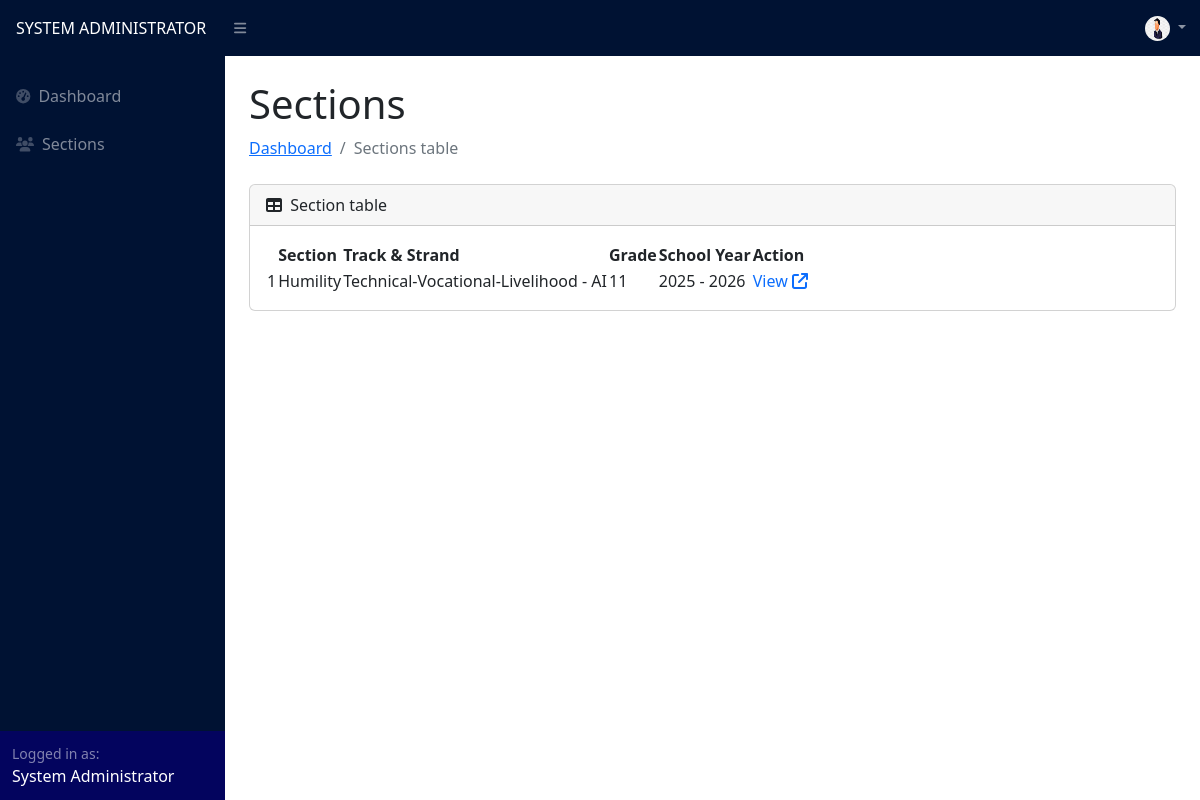
/registrar/section_table.php (signed in), run on an earlier commit of the app's database.
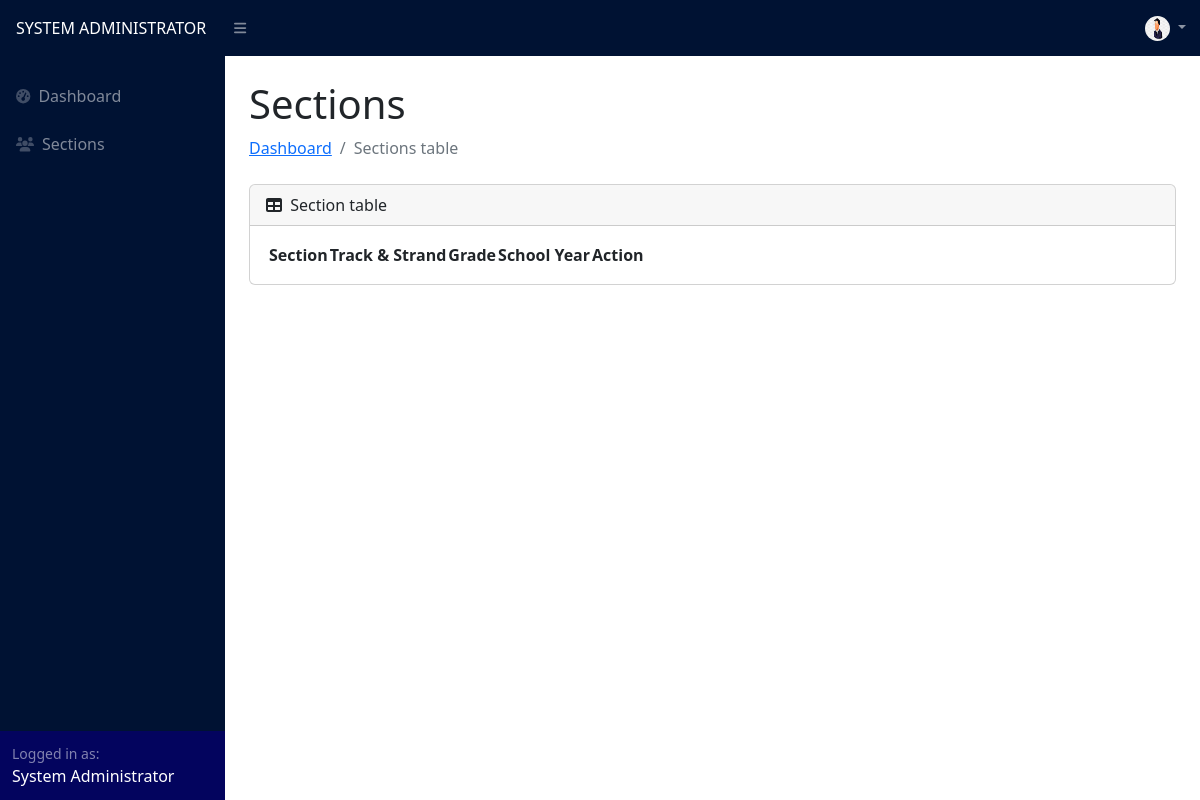
And on a later commit of the database.
### tables this page shows
CREATE TABLE `user` (
  `id` int(11) NOT NULL,
  `username` varchar(255) NOT NULL,
  `password` varchar(255) NOT NULL,
  `password2` varchar(255) NOT NULL,
  `name` varchar(255) NOT NULL,
  `user_type` varchar(255) NOT NULL,
  `section` varchar(255) NOT NULL,
  `status` varchar(255) NOT NULL,
  `profile_picture` varchar(50) NOT NULL
);

CREATE TABLE `section` (
  `id` int(11) NOT NULL,
  `name` varchar(255) NOT NULL,
  `track` varchar(255) NOT NULL,
  `strand` varchar(255) NOT NULL,
  `grade` int(255) NOT NULL,
  `adviser_id` int(11) NOT NULL,
  `adviser` varchar(255) NOT NULL,
  `school_year_id` int(11) NOT NULL,
  `school_year` varchar(255) NOT NULL,
  `is_archived` tinyint(4) NOT NULL
);

### registrar/section_table.php (the view, shortened to what this page needs)
<?php
include("../config.php");
?>
<!DOCTYPE html>
<html lang="en">
<head>
    <link href="https://cdn.jsdelivr.net/npm/simple-datatables@7.1.2/dist/style.min.css" rel="stylesheet" />
    <link href="../css/styles.css" rel="stylesheet" />
</head>
<body class="sb-nav-fixed">
    <?php include("navigation.php") ?>
    <div id="layoutSidenav_content">
        <main>
            <div class="container-fluid px-4">
                <div class="d-flex justify-content-between align-items-center mt-0">
                    <div>
                        <h1 class="mt-4">Sections</h1>
                        <ol class="breadcrumb mb-4">
                            <li class="breadcrumb-item"><a href="dashboard.php">Dashboard</a></li>
                            <li class="breadcrumb-item active">Sections table</li>
                        </ol>
                    </div>
                </div>
                <?php
                $sySQL = "SELECT * FROM school_year WHERE is_archived = 0";
                $syResult = $conn->query($sySQL);
                if ($syResult->num_rows > 0) {
                    $syRow = $syResult->fetch_assoc();
                    $school_year_id = $syRow['id'];
                }
                ?>
                <div class="card mb-4">
                    <div class="card-header d-flex justify-content-between align-items-center">
                        <div>
                            <i class="fas fa-table me-1"></i>
                            Section table
                        </div>
                    </div>
                    <div class="card-body">
                        <table id="datatablesSimple">
                            <thead>
                                <tr>
                                    <th></th>
                                    <th>Section</th>
                                    <th>Track & Strand</th>
                                    <th>Grade</th>
                                    <th>School Year</th>
                                    <th>Action</th>
                                </tr>
                            </thead>
                            <tbody>
                                <?php
                                if ($syResult->num_rows > 0) {
                                    $section = "SELECT * FROM section WHERE school_year_id = '$school_year_id' AND is_archived = 0";
                                    $sectionResult = $conn->query($section);
                                    $sectionCount = 1;
                                    while ($sectionRow = $sectionResult->fetch_assoc()) :
                                ?>
                                        <tr>
                                            <td><?php echo $sectionCount ?></td>
                                            <td><?php echo $sectionRow["name"] ?></td>
                                            <td><?php echo $sectionRow["track"] . " - " . $sectionRow["strand"] ?></td>
                                            <td><?php echo $sectionRow["grade"] ?></td>
                                            <td><?php echo $sectionRow["school_year"] ?></td>
                                            <td>
                                                <a href="student_table.php?id=<?php echo $sectionRow['id'] ?>" style="text-decoration: none;">
                                                    View
                                                    <i class="fa-solid fa-arrow-up-right-from-square"></i>
                                                </a>
                                            </td>
                                        </tr>
                                <?php
                                        $sectionCount++;
                                    endwhile;
                                }
                                ?>
                            </tbody>
                        </table>
                    </div>
                </div>
            </div>
        </main>
    </div>
    </div>
</body>
</html>

### registrar/navigation.php (shortened to what this page needs)
<nav class="sb-topnav navbar navbar-expand navbar-dark" style="background-color: #001233;">
    <a class="navbar-brand ps-3 text-uppercase fs-6" href="dashboard.php"><?php echo $_SESSION['user_type'] ?></a>
    <button class="btn btn-link btn-sm order-1 order-lg-0 me-4 me-lg-0" id="sidebarToggle" href="#!"><i class="fas fa-bars"></i></button>
    <div class="ms-auto me-2" style="width: 55px;">
        <ul class="navbar-nav ms-auto ms-md-0 me-3 me-lg-4">
            <li class="nav-item dropdown">
                <a class="nav-link dropdown-toggle" id="navbarDropdown" href="#" role="button" data-bs-toggle="dropdown" aria-expanded="false">
                    <?php
                    $id = $_SESSION['id'];
                    $profilePic = "SELECT `profile_picture` FROM `user` WHERE id = '$id'";
                    $profilePicResult = $conn->query($profilePic);
                    $profilePicRow = $profilePicResult->fetch_assoc();
                    $profilePicImage = $profilePicRow['profile_picture'];
                    if ($profilePicRow['profile_picture'] != '') { ?>
                        <img src="../profile_pic/<?php echo $profilePicImage ?>" style="border-radius: 100px; margin-right: 0;" width="25px" height="25px">
                    <?php } else { ?>
                        <img src="../profile_pic/default_profile.jpg" style="border-radius: 100px; margin-right: 0;" width="25px" height="25px">
                    <?php }
                    ?>
                </a>
            </li>
        </ul>
    </div>
</nav>
<div id="layoutSidenav">
    <div id="layoutSidenav_nav">
        <nav class="sb-sidenav accordion sb-sidenav-dark" id="sidenavAccordion" style="background-color: #001233;">
            <div class=" sb-sidenav-menu">
                <div class="nav mt-3">
                    <a class="nav-link" href="dashboard.php">
                        <div class="sb-nav-link-icon"><i class="fas fa-tachometer-alt"></i></div>
                        Dashboard
                    </a>
                    <a class="nav-link collapsed" href="section_table.php">
                        <div class="sb-nav-link-icon"><i class="fa-solid fa-users"></i></div>
                        Sections
                    </a>
                </div>
            </div>
            <div class="sb-sidenav-footer" style="background: #03045e;">
                <div class="small">Logged in as:</div>
                <span class="text-capitalize text-white"><?php echo $_SESSION['name'] ?></span>
            </div>
        </nav>
    </div>

What changed in the data, as far as the page shows it:
removed section: name "Humility", track "Technical-Vocational-Livelihood", strand "AI", grade "11", school_year "2025 - 2026"
